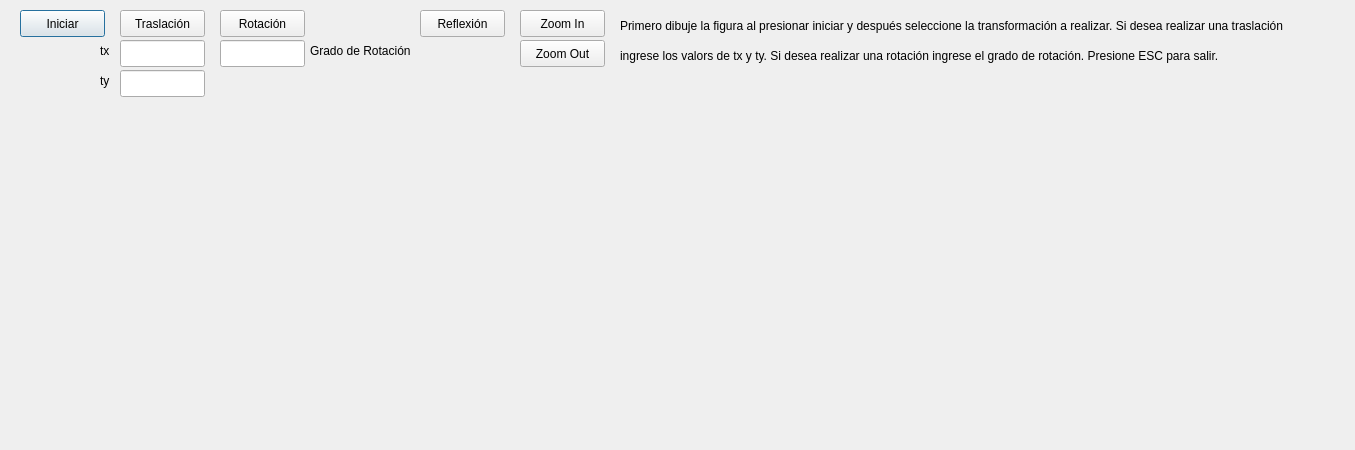
<?xml version="1.0" encoding="UTF-8"?>
<ui version="4.0">
 <class>cubeWindow</class>
 <widget class="QDialog" name="cubeWindow">
  <property name="geometry">
   <rect>
    <x>0</x>
    <y>0</y>
    <width>1355</width>
    <height>450</height>
   </rect>
  </property>
  <property name="windowTitle">
   <string>Arcos</string>
  </property>
  <widget class="QPushButton" name="pushButton">
   <property name="geometry">
    <rect>
     <x>20</x>
     <y>10</y>
     <width>85</width>
     <height>27</height>
    </rect>
   </property>
   <property name="text">
    <string>Iniciar</string>
   </property>
  </widget>
  <widget class="QPushButton" name="pushButton_2">
   <property name="geometry">
    <rect>
     <x>120</x>
     <y>10</y>
     <width>85</width>
     <height>27</height>
    </rect>
   </property>
   <property name="cursor">
    <cursorShape>UpArrowCursor</cursorShape>
   </property>
   <property name="text">
    <string>Traslación</string>
   </property>
  </widget>
  <widget class="QPushButton" name="pushButton_3">
   <property name="geometry">
    <rect>
     <x>220</x>
     <y>10</y>
     <width>85</width>
     <height>27</height>
    </rect>
   </property>
   <property name="text">
    <string>Rotación</string>
   </property>
  </widget>
  <widget class="QPushButton" name="pushButton_4">
   <property name="geometry">
    <rect>
     <x>520</x>
     <y>10</y>
     <width>85</width>
     <height>27</height>
    </rect>
   </property>
   <property name="text">
    <string>Zoom In</string>
   </property>
  </widget>
  <widget class="QPushButton" name="pushButton_5">
   <property name="geometry">
    <rect>
     <x>520</x>
     <y>40</y>
     <width>85</width>
     <height>27</height>
    </rect>
   </property>
   <property name="text">
    <string>Zoom Out</string>
   </property>
  </widget>
  <widget class="QPushButton" name="pushButton_6">
   <property name="geometry">
    <rect>
     <x>420</x>
     <y>10</y>
     <width>85</width>
     <height>27</height>
    </rect>
   </property>
   <property name="text">
    <string>Reflexión</string>
   </property>
  </widget>
  <widget class="QLabel" name="label">
   <property name="geometry">
    <rect>
     <x>620</x>
     <y>10</y>
     <width>821</width>
     <height>31</height>
    </rect>
   </property>
   <property name="text">
    <string>Primero dibuje la figura al presionar iniciar y después seleccione la transformación a realizar. Si desea realizar una traslación</string>
   </property>
  </widget>
  <widget class="QLabel" name="label_2">
   <property name="geometry">
    <rect>
     <x>620</x>
     <y>40</y>
     <width>821</width>
     <height>31</height>
    </rect>
   </property>
   <property name="text">
    <string>ingrese los valors de tx y ty. Si desea realizar una rotación ingrese el grado de rotación. Presione ESC para salir.</string>
   </property>
  </widget>
  <widget class="QLineEdit" name="lineEdit">
   <property name="geometry">
    <rect>
     <x>120</x>
     <y>40</y>
     <width>85</width>
     <height>27</height>
    </rect>
   </property>
   <property name="clearButtonEnabled">
    <bool>true</bool>
   </property>
  </widget>
  <widget class="QLineEdit" name="lineEdit_2">
   <property name="geometry">
    <rect>
     <x>220</x>
     <y>40</y>
     <width>85</width>
     <height>27</height>
    </rect>
   </property>
   <property name="autoFillBackground">
    <bool>false</bool>
   </property>
   <property name="clearButtonEnabled">
    <bool>true</bool>
   </property>
  </widget>
  <widget class="QLabel" name="label_3">
   <property name="geometry">
    <rect>
     <x>100</x>
     <y>40</y>
     <width>16</width>
     <height>21</height>
    </rect>
   </property>
   <property name="text">
    <string>tx</string>
   </property>
  </widget>
  <widget class="QLineEdit" name="lineEdit_3">
   <property name="geometry">
    <rect>
     <x>120</x>
     <y>70</y>
     <width>85</width>
     <height>27</height>
    </rect>
   </property>
   <property name="clearButtonEnabled">
    <bool>true</bool>
   </property>
  </widget>
  <widget class="QLabel" name="label_4">
   <property name="geometry">
    <rect>
     <x>100</x>
     <y>70</y>
     <width>16</width>
     <height>21</height>
    </rect>
   </property>
   <property name="text">
    <string>ty</string>
   </property>
  </widget>
  <widget class="QLabel" name="label_5">
   <property name="geometry">
    <rect>
     <x>310</x>
     <y>40</y>
     <width>111</width>
     <height>21</height>
    </rect>
   </property>
   <property name="text">
    <string>Grado de Rotación</string>
   </property>
  </widget>
 </widget>
 <resources/>
 <connections/>
</ui>
